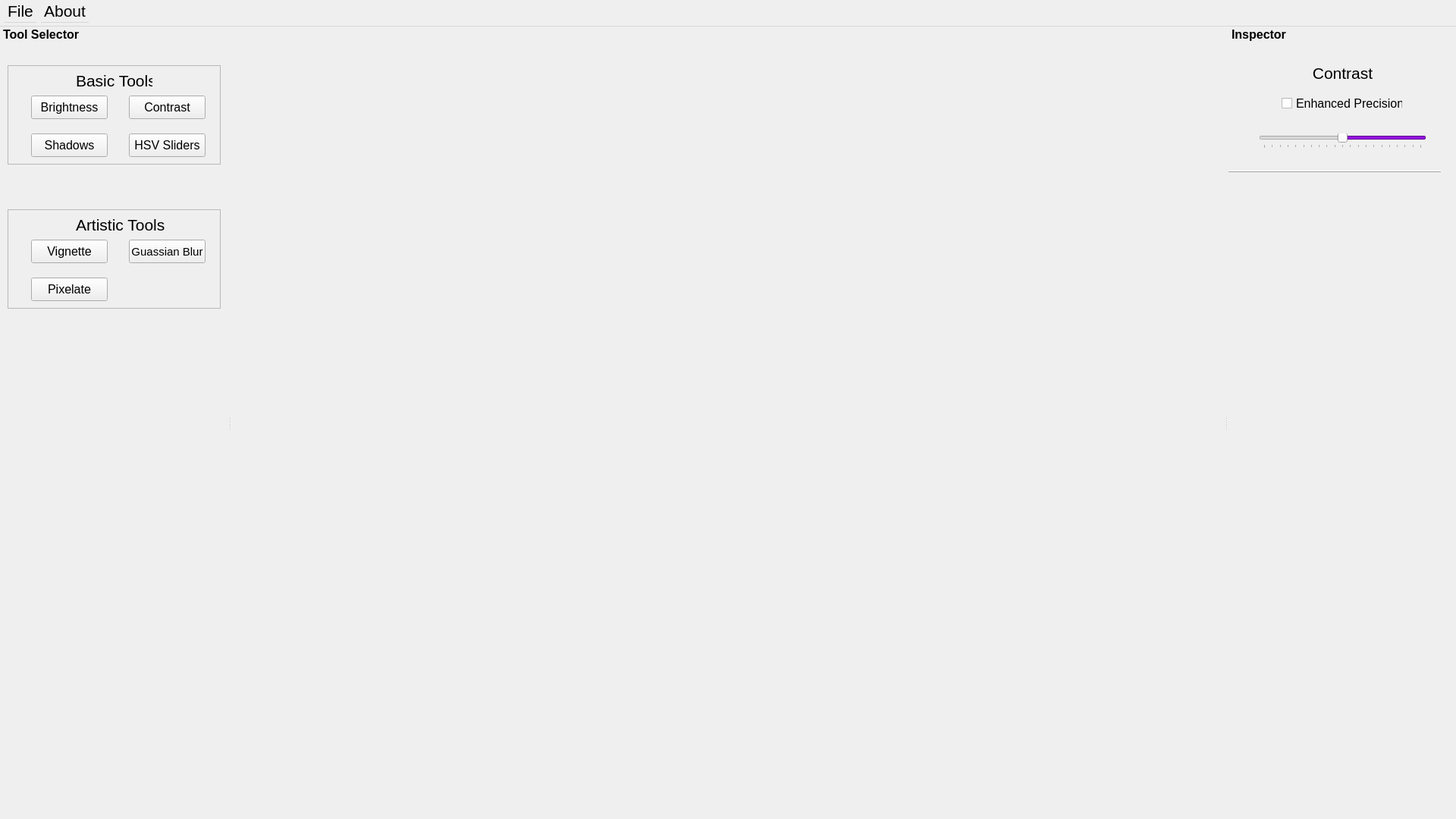
<?xml version="1.0" encoding="UTF-8"?>
<ui version="4.0">
 <class>MainWindow</class>
 <widget class="QMainWindow" name="MainWindow">
  <property name="geometry">
   <rect>
    <x>0</x>
    <y>0</y>
    <width>1920</width>
    <height>1080</height>
   </rect>
  </property>
  <property name="baseSize">
   <size>
    <width>300</width>
    <height>1037</height>
   </size>
  </property>
  <property name="font">
   <font>
    <family>Tahoma</family>
    <pointsize>10</pointsize>
    <bold>false</bold>
    <underline>false</underline>
   </font>
  </property>
  <property name="windowTitle">
   <string>Postman: A Post Processing Playground</string>
  </property>
  <property name="autoFillBackground">
   <bool>false</bool>
  </property>
  <widget class="QWidget" name="centralwidget"/>
  <widget class="QDockWidget" name="ToolInspector">
   <property name="minimumSize">
    <size>
     <width>300</width>
     <height>1037</height>
    </size>
   </property>
   <property name="baseSize">
    <size>
     <width>300</width>
     <height>1037</height>
    </size>
   </property>
   <property name="font">
    <font>
     <family>Tahoma</family>
     <pointsize>12</pointsize>
     <bold>true</bold>
     <underline>false</underline>
    </font>
   </property>
   <property name="autoFillBackground">
    <bool>false</bool>
   </property>
   <property name="features">
    <set>QDockWidget::DockWidgetFeature::NoDockWidgetFeatures</set>
   </property>
   <property name="allowedAreas">
    <set>Qt::DockWidgetArea::RightDockWidgetArea</set>
   </property>
   <property name="windowTitle">
    <string notr="true">Inspector</string>
   </property>
   <attribute name="dockWidgetArea">
    <number>2</number>
   </attribute>
   <widget class="QWidget" name="dockWidgetContents_2">
    <widget class="QStackedWidget" name="InspectorPages">
     <property name="geometry">
      <rect>
       <x>-10</x>
       <y>10</y>
       <width>301</width>
       <height>1021</height>
      </rect>
     </property>
     <property name="accessibleName">
      <string notr="true"/>
     </property>
     <property name="accessibleDescription">
      <string notr="true"/>
     </property>
     <property name="layoutDirection">
      <enum>Qt::LayoutDirection::LeftToRight</enum>
     </property>
     <property name="autoFillBackground">
      <bool>false</bool>
     </property>
     <property name="frameShape">
      <enum>QFrame::Shape::NoFrame</enum>
     </property>
     <property name="lineWidth">
      <number>2</number>
     </property>
     <property name="currentIndex">
      <number>2</number>
     </property>
     <widget class="QWidget" name="BlankPage"/>
     <widget class="QWidget" name="BrightnessPage">
      <widget class="QSlider" name="BrightnessSlider">
       <property name="geometry">
        <rect>
         <x>50</x>
         <y>110</y>
         <width>221</width>
         <height>20</height>
        </rect>
       </property>
       <property name="palette">
        <palette>
         <active>
          <colorrole role="Midlight">
           <brush brushstyle="SolidPattern">
            <color alpha="255">
             <red>123</red>
             <green>3</green>
             <blue>195</blue>
            </color>
           </brush>
          </colorrole>
          <colorrole role="Highlight">
           <brush brushstyle="SolidPattern">
            <color alpha="255">
             <red>123</red>
             <green>3</green>
             <blue>195</blue>
            </color>
           </brush>
          </colorrole>
          <colorrole role="Accent">
           <brush brushstyle="SolidPattern">
            <color alpha="255">
             <red>123</red>
             <green>3</green>
             <blue>195</blue>
            </color>
           </brush>
          </colorrole>
         </active>
         <inactive>
          <colorrole role="Midlight">
           <brush brushstyle="SolidPattern">
            <color alpha="255">
             <red>123</red>
             <green>3</green>
             <blue>195</blue>
            </color>
           </brush>
          </colorrole>
          <colorrole role="Highlight">
           <brush brushstyle="SolidPattern">
            <color alpha="255">
             <red>123</red>
             <green>3</green>
             <blue>195</blue>
            </color>
           </brush>
          </colorrole>
          <colorrole role="Accent">
           <brush brushstyle="SolidPattern">
            <color alpha="255">
             <red>123</red>
             <green>3</green>
             <blue>195</blue>
            </color>
           </brush>
          </colorrole>
         </inactive>
         <disabled>
          <colorrole role="Midlight">
           <brush brushstyle="SolidPattern">
            <color alpha="255">
             <red>123</red>
             <green>3</green>
             <blue>195</blue>
            </color>
           </brush>
          </colorrole>
          <colorrole role="Accent">
           <brush brushstyle="SolidPattern">
            <color alpha="255">
             <red>123</red>
             <green>3</green>
             <blue>195</blue>
            </color>
           </brush>
          </colorrole>
         </disabled>
        </palette>
       </property>
       <property name="cursor">
        <cursorShape>SizeHorCursor</cursorShape>
       </property>
       <property name="minimum">
        <number>-50</number>
       </property>
       <property name="maximum">
        <number>50</number>
       </property>
       <property name="value">
        <number>0</number>
       </property>
       <property name="orientation">
        <enum>Qt::Orientation::Horizontal</enum>
       </property>
       <property name="invertedAppearance">
        <bool>true</bool>
       </property>
       <property name="invertedControls">
        <bool>false</bool>
       </property>
       <property name="tickPosition">
        <enum>QSlider::TickPosition::TicksBelow</enum>
       </property>
       <property name="tickInterval">
        <number>5</number>
       </property>
      </widget>
      <widget class="QLabel" name="BrightnessLabel">
       <property name="geometry">
        <rect>
         <x>110</x>
         <y>20</y>
         <width>101</width>
         <height>31</height>
        </rect>
       </property>
       <property name="font">
        <font>
         <family>Tahoma</family>
         <pointsize>16</pointsize>
         <bold>false</bold>
         <underline>false</underline>
        </font>
       </property>
       <property name="text">
        <string>Brightness</string>
       </property>
      </widget>
      <widget class="QCheckBox" name="EnhancePrecisCheck_2">
       <property name="geometry">
        <rect>
         <x>80</x>
         <y>60</y>
         <width>160</width>
         <height>20</height>
        </rect>
       </property>
       <property name="palette">
        <palette>
         <active>
          <colorrole role="Accent">
           <brush brushstyle="SolidPattern">
            <color alpha="255">
             <red>123</red>
             <green>3</green>
             <blue>195</blue>
            </color>
           </brush>
          </colorrole>
         </active>
         <inactive>
          <colorrole role="Accent">
           <brush brushstyle="SolidPattern">
            <color alpha="255">
             <red>123</red>
             <green>3</green>
             <blue>195</blue>
            </color>
           </brush>
          </colorrole>
         </inactive>
         <disabled>
          <colorrole role="Accent">
           <brush brushstyle="SolidPattern">
            <color alpha="255">
             <red>123</red>
             <green>3</green>
             <blue>195</blue>
            </color>
           </brush>
          </colorrole>
         </disabled>
        </palette>
       </property>
       <property name="font">
        <font>
         <family>Tahoma</family>
         <pointsize>12</pointsize>
         <bold>false</bold>
         <underline>false</underline>
        </font>
       </property>
       <property name="toolTip">
        <string extracomment="Increase the accuracy of your changes by increasing the slider step count."/>
       </property>
       <property name="text">
        <string>Enhanced Precision</string>
       </property>
       <property name="iconSize">
        <size>
         <width>16</width>
         <height>16</height>
        </size>
       </property>
       <property name="tristate">
        <bool>false</bool>
       </property>
      </widget>
     </widget>
     <widget class="QWidget" name="ContrastPage">
      <widget class="QSlider" name="ContrastSlider">
       <property name="geometry">
        <rect>
         <x>50</x>
         <y>110</y>
         <width>221</width>
         <height>20</height>
        </rect>
       </property>
       <property name="palette">
        <palette>
         <active>
          <colorrole role="Midlight">
           <brush brushstyle="SolidPattern">
            <color alpha="255">
             <red>123</red>
             <green>3</green>
             <blue>195</blue>
            </color>
           </brush>
          </colorrole>
          <colorrole role="Highlight">
           <brush brushstyle="SolidPattern">
            <color alpha="255">
             <red>123</red>
             <green>3</green>
             <blue>195</blue>
            </color>
           </brush>
          </colorrole>
          <colorrole role="Accent">
           <brush brushstyle="SolidPattern">
            <color alpha="255">
             <red>123</red>
             <green>3</green>
             <blue>195</blue>
            </color>
           </brush>
          </colorrole>
         </active>
         <inactive>
          <colorrole role="Midlight">
           <brush brushstyle="SolidPattern">
            <color alpha="255">
             <red>123</red>
             <green>3</green>
             <blue>195</blue>
            </color>
           </brush>
          </colorrole>
          <colorrole role="Highlight">
           <brush brushstyle="SolidPattern">
            <color alpha="255">
             <red>123</red>
             <green>3</green>
             <blue>195</blue>
            </color>
           </brush>
          </colorrole>
          <colorrole role="Accent">
           <brush brushstyle="SolidPattern">
            <color alpha="255">
             <red>123</red>
             <green>3</green>
             <blue>195</blue>
            </color>
           </brush>
          </colorrole>
         </inactive>
         <disabled>
          <colorrole role="Midlight">
           <brush brushstyle="SolidPattern">
            <color alpha="255">
             <red>123</red>
             <green>3</green>
             <blue>195</blue>
            </color>
           </brush>
          </colorrole>
          <colorrole role="Accent">
           <brush brushstyle="SolidPattern">
            <color alpha="255">
             <red>123</red>
             <green>3</green>
             <blue>195</blue>
            </color>
           </brush>
          </colorrole>
         </disabled>
        </palette>
       </property>
       <property name="font">
        <font>
         <family>Tahoma</family>
         <pointsize>12</pointsize>
         <bold>false</bold>
         <underline>false</underline>
        </font>
       </property>
       <property name="cursor">
        <cursorShape>SizeHorCursor</cursorShape>
       </property>
       <property name="minimum">
        <number>-50</number>
       </property>
       <property name="maximum">
        <number>50</number>
       </property>
       <property name="value">
        <number>0</number>
       </property>
       <property name="orientation">
        <enum>Qt::Orientation::Horizontal</enum>
       </property>
       <property name="invertedAppearance">
        <bool>true</bool>
       </property>
       <property name="invertedControls">
        <bool>false</bool>
       </property>
       <property name="tickPosition">
        <enum>QSlider::TickPosition::TicksBelow</enum>
       </property>
       <property name="tickInterval">
        <number>5</number>
       </property>
      </widget>
      <widget class="QLabel" name="ContrastLabel">
       <property name="geometry">
        <rect>
         <x>110</x>
         <y>20</y>
         <width>101</width>
         <height>21</height>
        </rect>
       </property>
       <property name="font">
        <font>
         <family>Tahoma</family>
         <pointsize>16</pointsize>
         <bold>false</bold>
         <underline>false</underline>
        </font>
       </property>
       <property name="text">
        <string>Contrast</string>
       </property>
       <property name="alignment">
        <set>Qt::AlignmentFlag::AlignCenter</set>
       </property>
      </widget>
      <widget class="QCheckBox" name="EnhancePrecisCheck">
       <property name="geometry">
        <rect>
         <x>80</x>
         <y>60</y>
         <width>160</width>
         <height>20</height>
        </rect>
       </property>
       <property name="palette">
        <palette>
         <active>
          <colorrole role="Accent">
           <brush brushstyle="SolidPattern">
            <color alpha="255">
             <red>123</red>
             <green>3</green>
             <blue>195</blue>
            </color>
           </brush>
          </colorrole>
         </active>
         <inactive>
          <colorrole role="Accent">
           <brush brushstyle="SolidPattern">
            <color alpha="255">
             <red>123</red>
             <green>3</green>
             <blue>195</blue>
            </color>
           </brush>
          </colorrole>
         </inactive>
         <disabled>
          <colorrole role="Accent">
           <brush brushstyle="SolidPattern">
            <color alpha="255">
             <red>123</red>
             <green>3</green>
             <blue>195</blue>
            </color>
           </brush>
          </colorrole>
         </disabled>
        </palette>
       </property>
       <property name="font">
        <font>
         <family>Tahoma</family>
         <pointsize>12</pointsize>
         <bold>false</bold>
         <underline>false</underline>
        </font>
       </property>
       <property name="toolTip">
        <string extracomment="Increase the accuracy of your changes by increasing the slider step count."/>
       </property>
       <property name="text">
        <string>Enhanced Precision</string>
       </property>
       <property name="iconSize">
        <size>
         <width>16</width>
         <height>16</height>
        </size>
       </property>
       <property name="tristate">
        <bool>false</bool>
       </property>
      </widget>
      <widget class="Line" name="line_2">
       <property name="geometry">
        <rect>
         <x>10</x>
         <y>150</y>
         <width>281</width>
         <height>20</height>
        </rect>
       </property>
       <property name="frameShadow">
        <enum>QFrame::Shadow::Raised</enum>
       </property>
       <property name="lineWidth">
        <number>1</number>
       </property>
       <property name="orientation">
        <enum>Qt::Orientation::Horizontal</enum>
       </property>
      </widget>
     </widget>
     <widget class="QWidget" name="HSVScalesPage"/>
     <widget class="QWidget" name="ShadowsPage"/>
     <widget class="QWidget" name="HDRPage"/>
    </widget>
   </widget>
  </widget>
  <widget class="QMenuBar" name="MenuBar">
   <property name="geometry">
    <rect>
     <x>0</x>
     <y>0</y>
     <width>1920</width>
     <height>35</height>
    </rect>
   </property>
   <property name="minimumSize">
    <size>
     <width>1920</width>
     <height>35</height>
    </size>
   </property>
   <property name="font">
    <font>
     <family>Tahoma</family>
     <pointsize>16</pointsize>
     <italic>false</italic>
     <bold>false</bold>
     <underline>false</underline>
    </font>
   </property>
   <property name="styleSheet">
    <string notr="true"/>
   </property>
   <property name="defaultUp">
    <bool>false</bool>
   </property>
   <widget class="QMenu" name="menuFile">
    <property name="font">
     <font>
      <family>Segoe UI</family>
      <pointsize>9</pointsize>
      <italic>false</italic>
      <bold>false</bold>
      <underline>false</underline>
     </font>
    </property>
    <property name="windowTitle">
     <string>Postal: Post Process Playground</string>
    </property>
    <property name="title">
     <string>File</string>
    </property>
    <addaction name="actionOpen"/>
    <addaction name="actionSave_Image"/>
    <addaction name="actionSave_Image_As"/>
   </widget>
   <widget class="QMenu" name="menuAbout">
    <property name="title">
     <string>About</string>
    </property>
   </widget>
   <addaction name="menuFile"/>
   <addaction name="menuAbout"/>
  </widget>
  <widget class="QDockWidget" name="ToolSelector">
   <property name="minimumSize">
    <size>
     <width>300</width>
     <height>1037</height>
    </size>
   </property>
   <property name="baseSize">
    <size>
     <width>302</width>
     <height>1037</height>
    </size>
   </property>
   <property name="font">
    <font>
     <family>Tahoma</family>
     <pointsize>12</pointsize>
     <italic>false</italic>
     <bold>true</bold>
     <underline>false</underline>
    </font>
   </property>
   <property name="layoutDirection">
    <enum>Qt::LayoutDirection::LeftToRight</enum>
   </property>
   <property name="autoFillBackground">
    <bool>false</bool>
   </property>
   <property name="features">
    <set>QDockWidget::DockWidgetFeature::NoDockWidgetFeatures</set>
   </property>
   <property name="allowedAreas">
    <set>Qt::DockWidgetArea::LeftDockWidgetArea</set>
   </property>
   <property name="windowTitle">
    <string notr="true">Tool Selector</string>
   </property>
   <attribute name="dockWidgetArea">
    <number>1</number>
   </attribute>
   <widget class="QWidget" name="dockWidgetContents">
    <widget class="QFrame" name="ToolSelectorBasic">
     <property name="geometry">
      <rect>
       <x>10</x>
       <y>30</y>
       <width>281</width>
       <height>131</height>
      </rect>
     </property>
     <property name="styleSheet">
      <string notr="true"/>
     </property>
     <property name="frameShape">
      <enum>QFrame::Shape::StyledPanel</enum>
     </property>
     <property name="frameShadow">
      <enum>QFrame::Shadow::Plain</enum>
     </property>
     <property name="lineWidth">
      <number>4</number>
     </property>
     <widget class="QPushButton" name="BrightnessButton">
      <property name="geometry">
       <rect>
        <x>31</x>
        <y>40</y>
        <width>101</width>
        <height>31</height>
       </rect>
      </property>
      <property name="font">
       <font>
        <family>Tahoma</family>
        <pointsize>12</pointsize>
        <italic>false</italic>
        <bold>false</bold>
        <underline>false</underline>
       </font>
      </property>
      <property name="styleSheet">
       <string notr="true">border-color: rgb(125, 0, 188);</string>
      </property>
      <property name="text">
       <string>Brightness</string>
      </property>
      <property name="default">
       <bool>false</bool>
      </property>
      <property name="flat">
       <bool>false</bool>
      </property>
     </widget>
     <widget class="QPushButton" name="ContrastButton">
      <property name="geometry">
       <rect>
        <x>160</x>
        <y>40</y>
        <width>101</width>
        <height>31</height>
       </rect>
      </property>
      <property name="font">
       <font>
        <family>Tahoma</family>
        <pointsize>12</pointsize>
        <italic>false</italic>
        <bold>false</bold>
        <underline>false</underline>
       </font>
      </property>
      <property name="text">
       <string>Contrast</string>
      </property>
     </widget>
     <widget class="QPushButton" name="ShadowsButton">
      <property name="geometry">
       <rect>
        <x>31</x>
        <y>90</y>
        <width>101</width>
        <height>31</height>
       </rect>
      </property>
      <property name="font">
       <font>
        <family>Tahoma</family>
        <pointsize>12</pointsize>
        <italic>false</italic>
        <bold>false</bold>
        <underline>false</underline>
       </font>
      </property>
      <property name="text">
       <string>Shadows</string>
      </property>
     </widget>
     <widget class="QPushButton" name="HSVSlidersButton">
      <property name="geometry">
       <rect>
        <x>160</x>
        <y>90</y>
        <width>101</width>
        <height>31</height>
       </rect>
      </property>
      <property name="font">
       <font>
        <family>Tahoma</family>
        <pointsize>12</pointsize>
        <italic>false</italic>
        <bold>false</bold>
        <underline>false</underline>
       </font>
      </property>
      <property name="text">
       <string>HSV Sliders</string>
      </property>
     </widget>
     <widget class="QLabel" name="BasicToolsLabel">
      <property name="geometry">
       <rect>
        <x>90</x>
        <y>10</y>
        <width>101</width>
        <height>21</height>
       </rect>
      </property>
      <property name="font">
       <font>
        <family>Tahoma</family>
        <pointsize>16</pointsize>
        <italic>false</italic>
        <bold>false</bold>
        <underline>false</underline>
       </font>
      </property>
      <property name="text">
       <string>Basic Tools</string>
      </property>
     </widget>
    </widget>
    <widget class="QFrame" name="ToolSelectorArtistic">
     <property name="geometry">
      <rect>
       <x>10</x>
       <y>220</y>
       <width>281</width>
       <height>131</height>
      </rect>
     </property>
     <property name="styleSheet">
      <string notr="true">QFrame#ToolSelectorFrameOne{border-color: rgb(108, 0, 162);}</string>
     </property>
     <property name="frameShape">
      <enum>QFrame::Shape::StyledPanel</enum>
     </property>
     <property name="frameShadow">
      <enum>QFrame::Shadow::Plain</enum>
     </property>
     <property name="lineWidth">
      <number>4</number>
     </property>
     <widget class="QPushButton" name="VignetteButton">
      <property name="geometry">
       <rect>
        <x>31</x>
        <y>40</y>
        <width>101</width>
        <height>31</height>
       </rect>
      </property>
      <property name="font">
       <font>
        <family>Tahoma</family>
        <pointsize>12</pointsize>
        <italic>false</italic>
        <bold>false</bold>
        <underline>false</underline>
       </font>
      </property>
      <property name="styleSheet">
       <string notr="true">border-color: rgb(125, 0, 188);</string>
      </property>
      <property name="text">
       <string>Vignette</string>
      </property>
      <property name="default">
       <bool>false</bool>
      </property>
      <property name="flat">
       <bool>false</bool>
      </property>
     </widget>
     <widget class="QPushButton" name="GuassianBlurButton">
      <property name="geometry">
       <rect>
        <x>160</x>
        <y>40</y>
        <width>101</width>
        <height>31</height>
       </rect>
      </property>
      <property name="font">
       <font>
        <family>Tahoma</family>
        <pointsize>11</pointsize>
        <italic>false</italic>
        <bold>false</bold>
        <underline>false</underline>
       </font>
      </property>
      <property name="text">
       <string>Guassian Blur</string>
      </property>
     </widget>
     <widget class="QPushButton" name="PixelateButton">
      <property name="geometry">
       <rect>
        <x>31</x>
        <y>90</y>
        <width>101</width>
        <height>31</height>
       </rect>
      </property>
      <property name="font">
       <font>
        <family>Tahoma</family>
        <pointsize>12</pointsize>
        <italic>false</italic>
        <bold>false</bold>
        <underline>false</underline>
       </font>
      </property>
      <property name="text">
       <string>Pixelate</string>
      </property>
     </widget>
     <widget class="QLabel" name="ArtisticToolsLabel">
      <property name="geometry">
       <rect>
        <x>90</x>
        <y>10</y>
        <width>121</width>
        <height>21</height>
       </rect>
      </property>
      <property name="font">
       <font>
        <family>Tahoma</family>
        <pointsize>16</pointsize>
        <italic>false</italic>
        <bold>false</bold>
        <underline>false</underline>
       </font>
      </property>
      <property name="text">
       <string>Artistic Tools</string>
      </property>
     </widget>
    </widget>
   </widget>
  </widget>
  <action name="actionOpen">
   <property name="icon">
    <iconset theme="QIcon::ThemeIcon::DocumentOpen"/>
   </property>
   <property name="text">
    <string>Open Image</string>
   </property>
   <property name="toolTip">
    <string>&lt;html&gt;&lt;head/&gt;&lt;body&gt;&lt;p&gt;Open the image to edit&lt;/p&gt;&lt;/body&gt;&lt;/html&gt;</string>
   </property>
   <property name="shortcut">
    <string>Ctrl+O</string>
   </property>
  </action>
  <action name="actionSave_Image">
   <property name="text">
    <string>Save Image</string>
   </property>
  </action>
  <action name="actionSave_Image_As">
   <property name="text">
    <string>Save Image As</string>
   </property>
  </action>
 </widget>
 <resources/>
 <connections/>
</ui>
